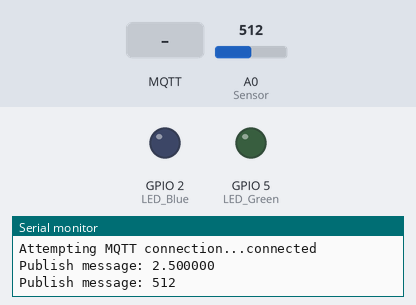
This sketch was run on a simulated ESP8266 (NodeMCU). On the bench: output pins drawn as LEDs (lit = HIGH), the last lines printed to the serial monitor. The inputs (shaded band) are chosen by the test bench; at power-on: A0 (Sensor) = 512. WiFi joins after 1.5 s; servers stay silent unless stated; random numbers use the default seed unless the sketch sets one; no MQTT or app messages arrive unless stated.

Above: at 2.8 s.
2.9 s: MQTT message "1" arrives on the first subscribed topic
At 3.5 s:
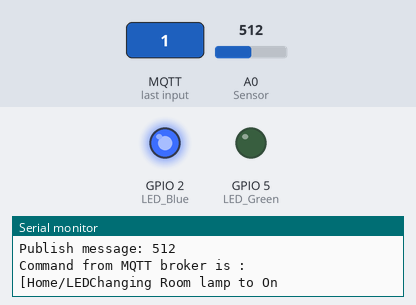
4.4 s: MQTT message "2" arrives on the first subscribed topic
At 4.7 s:
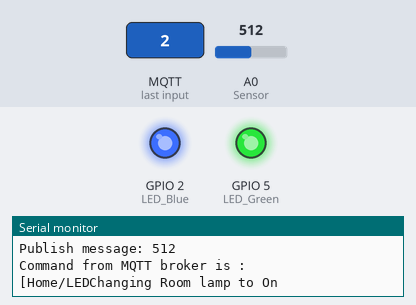
5.9 s: MQTT message "0" arrives on the first subscribed topic
At 7.0 s:
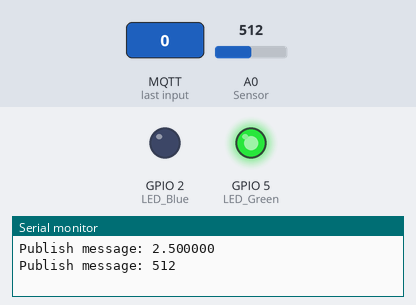
7.4 s: MQTT message "3" arrives on the first subscribed topic
At 8.1 s:
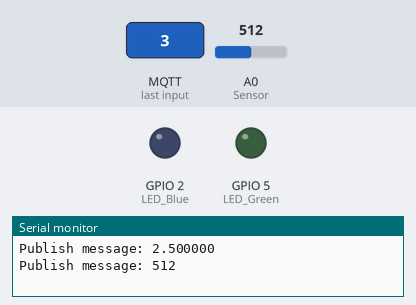
Timing chart, 0 to 9.9 s (numbered marks = the images above; inputs shaded):
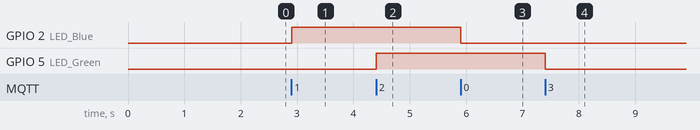

The sketch:

task8.2.ino
```cpp
#include <ESP8266WiFi.h>
#include <PubSubClient.h>


// Update these with values suitable for your network.
const char* ssid = "*****************";                  /// Replace asterisks by your network label
const char* password = "*************";                 /// Replace asterisks by your password
const char* mqtt_server = "mqtt.eclipse.org";           /// mqtt server !!!
const char* topic_action = "Home/";                     /// asign a topic to subscrib and publish
const char* topic_status = "Home/";

WiFiClient espClient;
PubSubClient client(espClient);

unsigned long lastMsg = 0;
#define MSG_BUFFER_SIZE  (50)
char msg[MSG_BUFFER_SIZE];
#define MSG_BUFFER_SIZE1  (50)
char msg1[MSG_BUFFER_SIZE1];

int value = 0;
float Steam = 0.0;
void setup() {
  Serial.begin(115200);
  setup_wifi();
  client.setServer(mqtt_server, 1883);
  client.setCallback(callback);
  pinMode(2, OUTPUT);                                /// prepare LED_Blue in Pin GPIO2 (pin D4)
  digitalWrite(2, LOW);
  pinMode(5, OUTPUT);                               /// prepare LED_Green in Pin GPIO5 (pin D1)
  digitalWrite(5, LOW);
}


//// no change here
void setup_wifi() {
   delay(100);
  // We start by connecting to a WiFi network
    Serial.print("Connecting to ");
    Serial.println(ssid);
    WiFi.begin(ssid, password);
    while (WiFi.status() != WL_CONNECTED)
    {
      delay(500);
      Serial.print(".");
    }
  randomSeed(micros());
  Serial.println("");
  Serial.println("WiFi connected");
  Serial.println("IP address: ");
  Serial.println(WiFi.localIP());
}

void callback(char* topic, byte* payload, unsigned int length)
{
  Serial.print("Command from MQTT broker is : [");
  Serial.print(topic);
  Serial.print("Changing Room lamp to ");
  int p =(char)payload[0]-'0';
  int s =(char)payload[0]-'0';
  if(p == 1){                                             /// asign a conditin to make the swtich on node-red control LED_Blue
        digitalWrite(2, HIGH);
        Serial.print("On");
      }
  else if(p == 0){
        digitalWrite(2, LOW);
        Serial.print("Off");
      }
  if(s == 2){                                            /// asign a conditin to make the swtich on node-red control LED_Green
        digitalWrite(5, HIGH);
        Serial.print("On");
      }
  else if(s == 3){
        digitalWrite(5, LOW);
        Serial.print("Off");
      }

  Serial.println();
}

void reconnect() {
  // Loop until we're reconnected
  while (!client.connected())
  {
    Serial.print("Attempting MQTT connection...");
    // Create a random client ID
    String clientId = "ESP8266Client-";
    clientId += String(random(0xffff), HEX);
    // Attempt to connect
    //if you MQTT broker has clientID,username and password
    //please change following line to    if (client.connect(clientId,userName,passWord))
    if (client.connect(clientId.c_str()))
    {
      Serial.println("connected");
     //once connected to MQTT broker, subscribe command if any
      client.subscribe("Home/LED");                                             /// subscribe to the LED switch topic
      client.subscribe("Home/LED");                                             /// subscribe to the LED switch topic
    } else {
      Serial.print("failed, rc=");
      Serial.print(client.state());
      Serial.println(" try again in 5 seconds");
      // Wait 6 seconds before retrying
      delay(6000);
    }
  }
} //end reconnect()


void loop() {
  if (!client.connected()) {
    reconnect();
  }
  client.loop();


/// this loop for steam sensor
  unsigned long now = millis();
  if (now - lastMsg > 2000) {
    lastMsg = now;
    ++value;

    snprintf (msg, MSG_BUFFER_SIZE, "%lf", (5.0f/1024)*analogRead(A0));             ///snprintf (msg, MSG_BUFFER_SIZE, "Steam Sensor Reading (v): #%lf volt", (5.0f/1024)*analogRead(A0));

    Serial.print("Publish message: ");
    Serial.println(msg);
    client.publish("Home/sensor", msg);                                           // publish data through sensor topic


    snprintf (msg1, MSG_BUFFER_SIZE1, "%ld", analogRead(A0));                      ///snprintf (msg, MSG_BUFFER_SIZE, "Steam Sensor Reading : #%ld analog reading", analogRead(A0));
    Serial.print("Publish message: ");
    Serial.println(msg1);
    client.publish("Home/Gauge", msg1);                                            /// publish data through sensor topic

  }
}
```

Measured:
- after the input at 2.9 s, GPIO 2 (LED_Blue): LOW → HIGH at once
- after the input at 4.4 s, GPIO 5 (LED_Green): LOW → HIGH at once
- after the input at 5.9 s, GPIO 2 (LED_Blue): HIGH → LOW at once
- after the input at 7.4 s, GPIO 5 (LED_Green): HIGH → LOW at once
